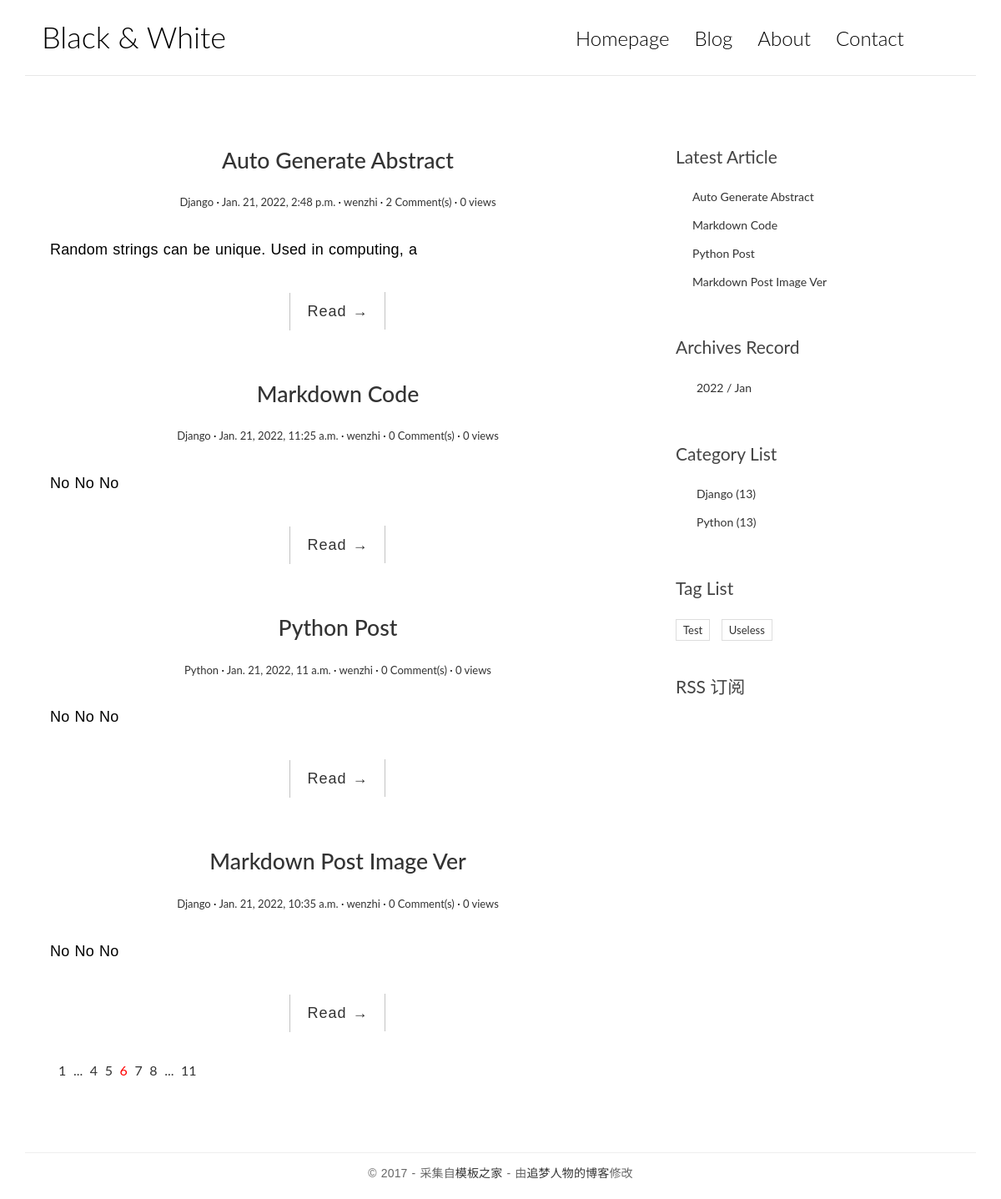
Before: / with the older database file.
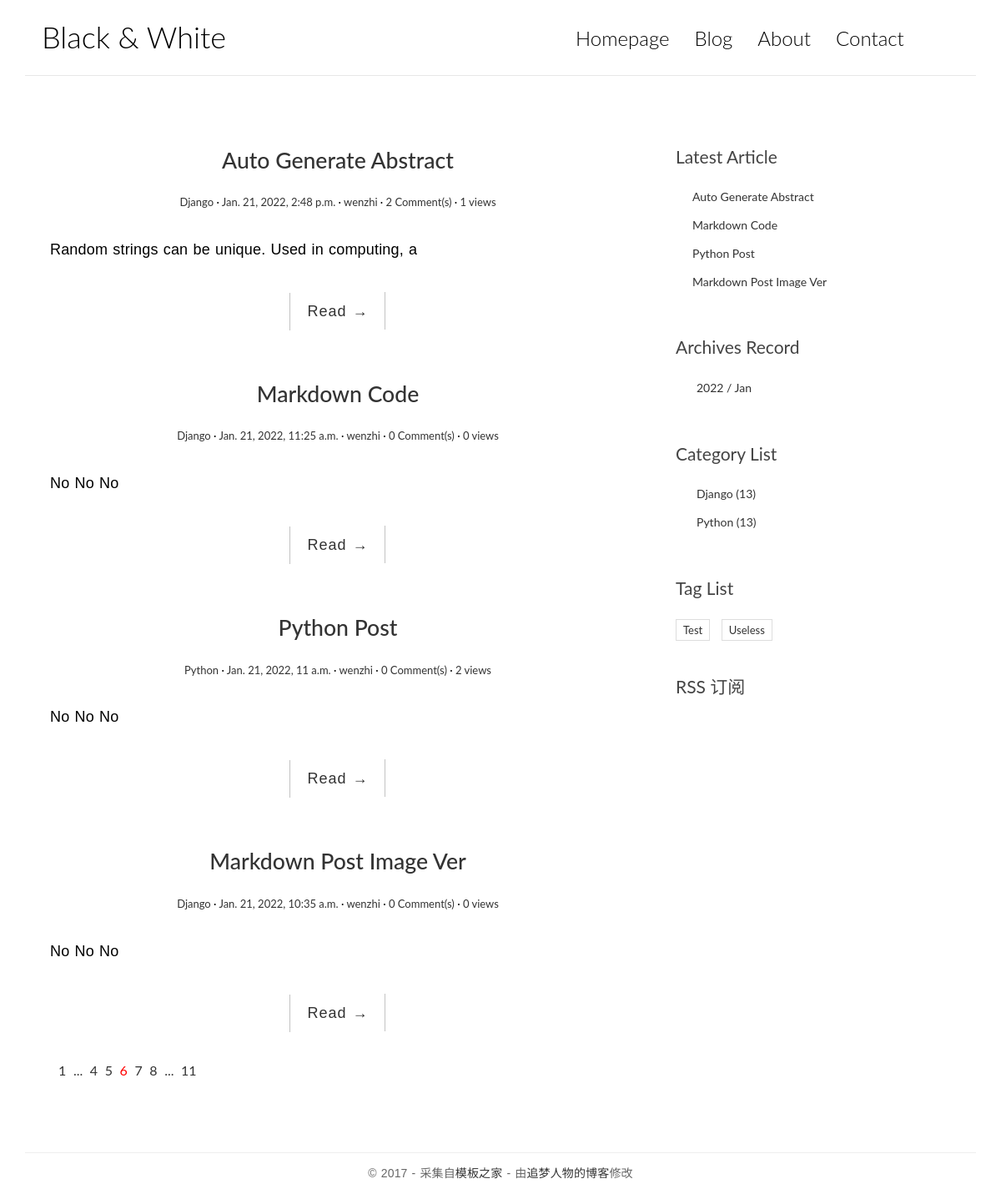
After: the same page with the newer database file.
### blog/models.py (models this page shows, shortened)
class Post(models.Model):
    title=models.CharField('Post Title',max_length=100)
    text=models.TextField("Post's Text")
    time_created=models.DateTimeField('Time Created',default=timezone.now)
    time_modified=models.DateTimeField('Time Edited')
    post_abstract=models.CharField('Abstract',blank=True,max_length=200)
    category=models.ForeignKey(Category,on_delete=models.CASCADE,verbose_name='Post Category')
    tags=models.ManyToManyField(Tag,blank=True,verbose_name='Post Relevant Tag')
    author=models.ForeignKey(User,on_delete=models.CASCADE,verbose_name='Author')
    like_count=models.IntegerField('Likes Count',default=0)
    views=models.PositiveIntegerField(default=0,editable=False)
    def get_absolute_url(self):
        return reverse('blog:detail', kwargs={"pk": self.pk})
    class Meta:
        verbose_name='Post'
        ordering=['-time_created']

class Category(models.Model):
    name=models.CharField(max_length=100)
    def __str__(self):
        return self.name
    class Meta:
        verbose_name='Category'

class Tag(models.Model):
    name=models.CharField(max_length=100)
    class Meta:
        verbose_name='Tag'

### blog/views.py (the view)
# urls.py: path('',views.IndexView.as_view(),name='index'),
class IndexView(ListView):
    model = Post
    template_name = 'blog/index.html'
    context_object_name = 'post_list'

### blog/templatetags/blog_extras.py (called while the page is built)
@register.inclusion_tag('blog/inclusions/_recent_posts.html',takes_context=True)
def show_recent_posts(context,num):
    return {
        'recent_post_list':Post.objects.all()[:num],
    }

@register.inclusion_tag('blog/inclusions/_archives.html',takes_context=True)
def show_archives(context):
    return{
        'date_list':Post.objects.dates('time_created','month',order='DESC'),
    }

@register.inclusion_tag('blog/inclusions/_categories.html',takes_context=True)
def show_categories(context):
    return{
        'category_list': Category.objects.all(),
    }

@register.inclusion_tag('blog/inclusions/_tags.html',takes_context=True)
def show_tags(context):
    return{
        'tag_list':Tag.objects.all(),
    }

### blog/templates/blog/index.html
{% extends './base.html' %}
{% load static %}
{% block main %}
{% for post in post_list%}
<article class="post post-{{post.pk}}">
    <header class="entry-header">
        <h1 class="entry-title">
            <a href="{{ post.get_absolute_url }}">{{post.title}}</a>
        </h1>
        <div class="entry-meta">
            <span class="post-category"><a href="#">{{post.category}}</a></span>
            <span class="post-date"><a href="#"><time class="entry-date"
                        datetime="2012-11-09T23:15:57+00:00">{{post.time_created}}</time></a></span>
            <span class="post-author"><a href="#">{{post.author}}</a></span>
            <span class="comments-link"><a href="{{ post.get_absolute_url }}#comment-area">{{post.comment_set.count}} Comment(s) </a></span>
            <span class="views-count"><a href="{{ post.get_absolute_url }}">{{ post.views }} views </a></span>
        </div>
    </header>
    <div class="entry-content clearfix">
        <p>{{post.post_abstract}}</p>
        <div class="read-more cl-effect-14">
            <a href="{{ post.get_absolute_url }}" class="more-link">Read <span class="meta-nav">→</span></a>
        </div>
    </div>
</article>
{% empty %}
<div class="no-post">No Post Yet !!!</div>
{% endfor %}
<div class="pagination">
    <ul>
        <li><a href="">1</a></li>
        <li><a href="">...</a></li>
        <li><a href="">4</a></li>
        <li><a href="">5</a></li>
        <li class="current"><a href="">6</a></li>
        <li><a href="">7</a></li>
        <li><a href="">8</a></li>
        <li><a href="">...</a></li>
        <li><a href="">11</a></li>
    </ul>
</div>
{% endblock main %}

### blog/templates/blog/base.html (shortened to what this page needs)
{% load static %}
{% load blog_extras %}
<!DOCTYPE html>
<html>
<head>
    <link rel="stylesheet" href="http://code.ionicframework.com/ionicons/2.0.1/css/ionicons.min.css">
    <link rel="stylesheet" href="{% static 'blog/css/bootstrap.min.css' %}">
    <link rel="stylesheet" href="{% static 'blog/css/pace.css' %}">
    <link rel="stylesheet" href="{% static 'blog/css/custom.css' %}">
    <link rel="stylesheet" href="{% static 'blog/css/codeStyle.css' %}">
</head>
<body>
    <div class="container">
        <header id="site-header">
                <div class="row">
                    <div class="col-md-4 col-sm-5 col-xs-8">
                        <div class="logo">
                            <h1><a href="{% url 'blog:index'%}">
                                    {% if title %}
                                    {{title}}
                                    {% else %}
                                    Black &amp; White
                                    {% endif %}
                                </a></h1>
                        </div>
                    </div>
                    <div class="col-md-8 col-sm-7 col-xs-4">
                        <nav class="main-nav" role="navigation">
                            <div class="collapse navbar-collapse" id="bs-example-navbar-collapse-1">
                                <ul class="nav navbar-nav navbar-right">
                                    <li class="cl-effect-11"><a href="{% url 'blog:index'%}"
                                            data-hover="Homepage">Homepage</a></li>
                                    <li class="cl-effect-11"><a href="full-width.html" data-hover="Blog"
                                            style="pointer-events:none;">Blog</a></li>
                                    <li class="cl-effect-11"><a href="about.html" data-hover="About"
                                            style="pointer-events:none;">About</a></li>
                                    <li class="cl-effect-11"><a href="contact.html" data-hover="Contact"
                                            style="pointer-events:none;">Contact</a></li>
                                </ul>
                            </div>
                        </nav>
                    </div>
                </div>
        </header>
    </div>
    <div class="content-body">
        <div class="container">
            <div class="row">
                <main class="col-md-8">
                    {% block main %}
                    {% endblock main %}
                </main>
                <aside class="col-md-4">
                    {% show_recent_posts 5 %}
                    {% show_archives %}
                    {% show_categories %}
                    {% show_tags %}
                    <div class="rss">
                        <a href=""> RSS 订阅</a>
                    </div>
                </aside>
            </div>
        </div>
    </div>
    <footer id="site-footer">
        <div class="container">
            <div class="row">
                <div class="col-md-12">
                    <p class="copyright">&copy 2017 - 采集自<a href="http://www.cssmoban.com/" target="_blank"
                            title="模板之家">模板之家</a>
                        - 由<a href="http://zmrenwu.com/" title="网页模板" target="_blank">追梦人物的博客</a>修改
                    </p>
                </div>
            </div>
        </div>
    </footer>
</body>
</html>

### blog/templates/blog/inclusions/_recent_posts.html
<div class="widget widget-recent-posts">
    <h3 class="widget-title">Latest Article</h3>
    <ul>
        {% for post in recent_post_list %}
        <li>
            <a href="{{ post.get_absolute_url }}">{{ post.title }}</a>
        </li>
        {% empty %}
        Empty Now !!
        {% endfor %}
    </ul>
</div>

### blog/templates/blog/inclusions/_archives.html
<div class="widget widget-archives">
    <h3 class="widget-title">Archives Record</h3>
    <ul>
      {% for date in date_list %}
        <li>
          <a href="{% url 'blog:archive' date.year date.month %}">{{ date.year }} / {{ date|date:'M' }} </a>
        </li>
      {% empty %}
        Empty Record!
      {% endfor %}
    </ul>
  </div>

### blog/templates/blog/inclusions/_categories.html
<div class="widget widget-category">
    <h3 class="widget-title">Category List</h3>
    <ul>
      {% for category in category_list %}
        <li>
          <a href="{% url 'blog:category' category.pk %}">{{ category.name }} <span class="post-count">(13)</span></a>
        </li>
      {% empty %}
        Hello Why Dont Have Category
      {% endfor %}
    </ul>
  </div>

### blog/templates/blog/inclusions/_tags.html
<div class="widget widget-tag-cloud">
    <h3 class="widget-title">Tag List</h3>
    <ul>
      {% for tag in tag_list %}
        <li>
          <a href="{% url 'blog:tag' tag.pk %}">{{ tag.name }}</a>
        </li>
      {% empty %}
        No tag are available !!
      {% endfor %}
    </ul>
  </div>

### static/blog/css/custom.css (style rules this page uses)
* { outline: none; }
h1, h2, h3, h4, h5, h6 { margin-top: 0; }
a { color: #333; }
body { color: #444; font-family: 'Lato', sans-serif; }
p { font-family: 'Ubuntu', sans-serif; font-weight: 400; word-spacing: 1px; letter-spacing: 0.01em; }
#site-header { background-color: #FFF; padding: 25px 20px; margin-bottom: 40px; border-bottom: 1px solid #e7e7e7; }
.logo h1 a { color: #000; }
.logo h1 { margin: 0; font-family: 'Lato', sans-serif; font-weight: 300; }
.main-nav { margin-top: 11px; max-width: 95%; }
.main-nav a { color: #000000 !important; padding: 0 0 5px 0 !important; margin-right: 30px; font-family: 'Lato', sans-serif; font-weight: 300; font-size: 24px; }
.cl-effect-11 a { padding: 10px 0; color: #0972b4; text-shadow: none; }
.cl-effect-11 a::before { position: absolute; top: 0; left: 0; overflow: hidden; padding: 0 0 5px 0 !important; max-width: 0; border-bottom: 1px solid #000; color: #000; content: attr(data-hover); white-space: nowrap; -webkit-transition: max-width 0.5s; -moz-transition: max-width 0.5s; transition: max-width 0.5s; }
.content-body { padding-bottom: 4em; }
.post { background: #fff; padding: 30px 30px 0; }
.entry-title { text-align: center; font-size: 1.9em; margin-bottom: 20px; line-height: 1.6; padding: 10px 20px 0; }
.entry-meta { text-align: center; color: #DDDDDD; font-size: 13px; margin-bottom: 30px; }
.entry-content { font-size: 18px; line-height: 1.9; font-weight: 300; color: #000; }
.post-category::after, .post-date::after, .post-author::after, .comments-link::after { content: ' ·'; color: #000; }
.read-more { font-family: 'Ubuntu', sans-serif; font-weight: 400; word-spacing: 1px; letter-spacing: 0.01em; text-align: center; margin-top: 20px; }
.cl-effect-14 a { padding: 0 20px; height: 45px; line-height: 45px; position: relative; display: inline-block; margin: 15px 25px; letter-spacing: 1px; font-weight: 400; text-shadow: 0 0 1px rgba(255, 255, 255, 0.3); }
.cl-effect-14 a::before, .cl-effect-14 a::after { position: absolute; width: 45px; height: 1px; background: #C3C3C3; content: ''; -webkit-transition: all 0.3s; -moz-transition: all 0.3s; transition: all 0.3s; pointer-events: none; }
.cl-effect-14 a::before { top: 0; left: 0; -webkit-transform: rotate(90deg); -moz-transform: rotate(90deg); transform: rotate(90deg); -webkit-transform-origin: 0 0; -moz-transform-origin: 0 0; transform-origin: 0 0; }
.cl-effect-14 a::after { right: 0; bottom: 0; -webkit-transform: rotate(90deg); -moz-transform: rotate(90deg); transform: rotate(90deg); -webkit-transform-origin: 100% 0; -moz-transform-origin: 100% 0; transform-origin: 100% 0; }
.widget { background: #fff; padding: 30px 0 0; }
.widget-title { font-size: 1.5em; margin-bottom: 20px; line-height: 1.6; padding: 10px 0 0; font-weight: 400; }
.widget-recent-posts ul { padding: 0; margin: 0; padding-left: 20px; }
.widget-recent-posts ul li { list-style-type: none; position: relative; line-height: 170%; margin-bottom: 10px; }
.widget-recent-posts ul li::before { content: '\f3d3'; font-family: "Ionicons"; position: absolute; left: -17px; top: 3px; font-size: 16px; color: #000; }
.widget-archives ul { padding: 0; margin: 0; padding-left: 25px; }
.widget-archives ul li { list-style-type: none; position: relative; line-height: 170%; margin-bottom: 10px; }
.widget-archives ul li::before { content: '\f3f3'; font-family: "Ionicons"; position: absolute; left: -25px; top: 1px; font-size: 16px; color: #000; }
.widget-category ul { padding: 0; margin: 0; padding-left: 25px; }
.widget-category ul li { list-style-type: none; position: relative; line-height: 170%; margin-bottom: 10px; }
.widget-category ul li::before { content: '\f3fe'; font-family: "Ionicons"; position: absolute; left: -25px; top: 1px; font-size: 18px; color: #000; }
.widget-tag-cloud ul { padding: 0; margin: 0; margin-right: -10px; }
.widget-tag-cloud ul li { list-style-type: none; font-size: 13px; display: inline-block; margin-right: 10px; margin-bottom: 10px; padding: 3px 8px; border: 1px solid #ddd; }
.rss { font-size: 21px; margin-top: 30px; }
.rss a { color: #444; }
#site-footer { padding-top: 10px; padding: 0 0 1.5em 0; }
.copyright { text-align: center; padding-top: 1em; margin: 0; border-top: 1px solid #eee; color: #666; }
.pagination ul { list-style: none; }
.pagination ul li { display: inline-block; font-size: 16px; margin-right: 5px; }
.current a { color: red; }

Changed rows visible on the page:
changed Post "Auto Generate Abstract": views "0" → "1"
changed Post "Python Post": views "0" → "2"
